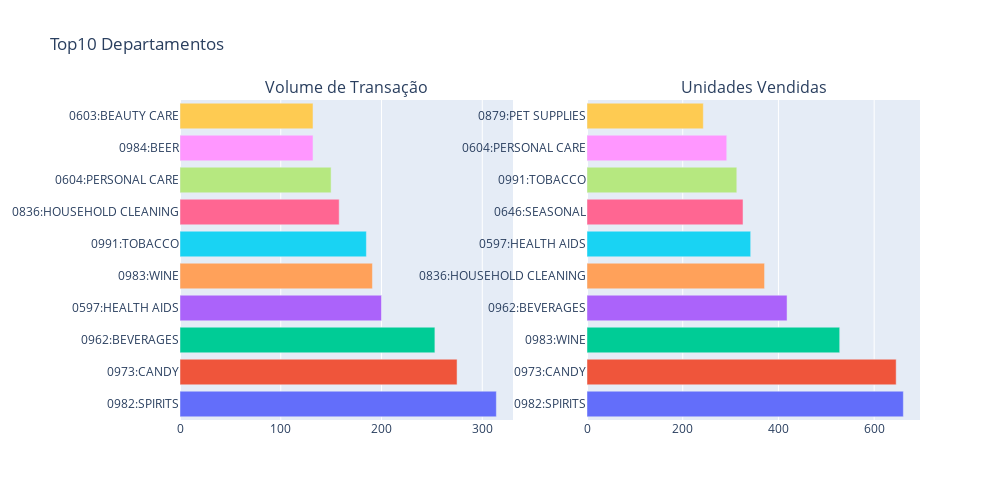

Notebook code for this chart:
### Code cell
# Unificar dois gráficos top 10, apra mostrar lado a lado

# Criar subplots
fig_pergunta_1 = make_subplots(rows=1, cols=2, subplot_titles=('Volume de Transação', 'Unidades Vendidas'))

# Adicionar os gráficos aos subplots
for trace in fig_volume_transacoes_top10['data']:
    fig_pergunta_1.add_trace(trace, row=1, col=1)

for trace in fig_unidades_vendidas_top10['data']:
    fig_pergunta_1.add_trace(trace, row=1, col=2)

# Atualizar layout
fig_pergunta_1.update_layout(height=500, width=1000, title_text='Top10 Departamentos', showlegend=False)

# Mostrar o gráfico
fig_pergunta_1.show()

### Figure 1 — Plotly figure (JSON) as saved in the notebook; plotly's stock layout.template omitted (floating-point values rounded to 4 significant figures)
{"data": [{"hovertemplate": "Departamento=%{y}<br>value=%{x}<extra></extra>", "legendgroup": "0982:SPIRITS", "marker": {"color": "#636efa", "pattern": {"shape": ""}}, "name": "0982:SPIRITS", "orientation": "h", "showlegend": true, "textposition": "auto", "type": "bar", "x": [314], "xaxis": "x", "y": ["0982:SPIRITS"], "yaxis": "y"}, {"hovertemplate": "Departamento=%{y}<br>value=%{x}<extra></extra>", "legendgroup": "0973:CANDY", "marker": {"color": "#EF553B", "pattern": {"shape": ""}}, "name": "0973:CANDY", "orientation": "h", "showlegend": true, "textposition": "auto", "type": "bar", "x": [275], "xaxis": "x", "y": ["0973:CANDY"], "yaxis": "y"}, {"hovertemplate": "Departamento=%{y}<br>value=%{x}<extra></extra>", "legendgroup": "0962:BEVERAGES", "marker": {"color": "#00cc96", "pattern": {"shape": ""}}, "name": "0962:BEVERAGES", "orientation": "h", "showlegend": true, "textposition": "auto", "type": "bar", "x": [253], "xaxis": "x", "y": ["0962:BEVERAGES"], "yaxis": "y"}, {"hovertemplate": "Departamento=%{y}<br>value=%{x}<extra></extra>", "legendgroup": "0597:HEALTH AIDS", "marker": {"color": "#ab63fa", "pattern": {"shape": ""}}, "name": "0597:HEALTH AIDS", "orientation": "h", "showlegend": true, "textposition": "auto", "type": "bar", "x": [200], "xaxis": "x", "y": ["0597:HEALTH AIDS"], "yaxis": "y"}, {"hovertemplate": "Departamento=%{y}<br>value=%{x}<extra></extra>", "legendgroup": "0983:WINE", "marker": {"color": "#FFA15A", "pattern": {"shape": ""}}, "name": "0983:WINE", "orientation": "h", "showlegend": true, "textposition": "auto", "type": "bar", "x": [191], "xaxis": "x", "y": ["0983:WINE"], "yaxis": "y"}, {"hovertemplate": "Departamento=%{y}<br>value=%{x}<extra></extra>", "legendgroup": "0991:TOBACCO", "marker": {"color": "#19d3f3", "pattern": {"shape": ""}}, "name": "0991:TOBACCO", "orientation": "h", "showlegend": true, "textposition": "auto", "type": "bar", "x": [185], "xaxis": "x", "y": ["0991:TOBACCO"], "yaxis": "y"}, {"hovertemplate": "Departamento=%{y}<br>value=%{x}<extra></extra>", "legendgroup": "0836:HOUSEHOLD CLEANING", "marker": {"color": "#FF6692", "pattern": {"shape": ""}}, "name": "0836:HOUSEHOLD CLEANING", "orientation": "h", "showlegend": true, "textposition": "auto", "type": "bar", "x": [158], "xaxis": "x", "y": ["0836:HOUSEHOLD CLEANING"], "yaxis": "y"}, {"hovertemplate": "Departamento=%{y}<br>value=%{x}<extra></extra>", "legendgroup": "0604:PERSONAL CARE", "marker": {"color": "#B6E880", "pattern": {"shape": ""}}, "name": "0604:PERSONAL CARE", "orientation": "h", "showlegend": true, "textposition": "auto", "type": "bar", "x": [150], "xaxis": "x", "y": ["0604:PERSONAL CARE"], "yaxis": "y"}, {"hovertemplate": "Departamento=%{y}<br>value=%{x}<extra></extra>", "legendgroup": "0984:BEER", "marker": {"color": "#FF97FF", "pattern": {"shape": ""}}, "name": "0984:BEER", "orientation": "h", "showlegend": true, "textposition": "auto", "type": "bar", "x": [132], "xaxis": "x", "y": ["0984:BEER"], "yaxis": "y"}, {"hovertemplate": "Departamento=%{y}<br>value=%{x}<extra></extra>", "legendgroup": "0603:BEAUTY CARE", "marker": {"color": "#FECB52", "pattern": {"shape": ""}}, "name": "0603:BEAUTY CARE", "orientation": "h", "showlegend": true, "textposition": "auto", "type": "bar", "x": [132], "xaxis": "x", "y": ["0603:BEAUTY CARE"], "yaxis": "y"}, {"hovertemplate": "Departamento=%{y}<br>value=%{x}<extra></extra>", "legendgroup": "0982:SPIRITS", "marker": {"color": "#636efa", "pattern": {"shape": ""}}, "name": "0982:SPIRITS", "orientation": "h", "showlegend": true, "textposition": "auto", "type": "bar", "x": [661], "xaxis": "x2", "y": ["0982:SPIRITS"], "yaxis": "y2"}, {"hovertemplate": "Departamento=%{y}<br>value=%{x}<extra></extra>", "legendgroup": "0973:CANDY", "marker": {"color": "#EF553B", "pattern": {"shape": ""}}, "name": "0973:CANDY", "orientation": "h", "showlegend": true, "textposition": "auto", "type": "bar", "x": [646], "xaxis": "x2", "y": ["0973:CANDY"], "yaxis": "y2"}, {"hovertemplate": "Departamento=%{y}<br>value=%{x}<extra></extra>", "legendgroup": "0983:WINE", "marker": {"color": "#00cc96", "pattern": {"shape": ""}}, "name": "0983:WINE", "orientation": "h", "showlegend": true, "textposition": "auto", "type": "bar", "x": [528], "xaxis": "x2", "y": ["0983:WINE"], "yaxis": "y2"}, {"hovertemplate": "Departamento=%{y}<br>value=%{x}<extra></extra>", "legendgroup": "0962:BEVERAGES", "marker": {"color": "#ab63fa", "pattern": {"shape": ""}}, "name": "0962:BEVERAGES", "orientation": "h", "showlegend": true, "textposition": "auto", "type": "bar", "x": [418], "xaxis": "x2", "y": ["0962:BEVERAGES"], "yaxis": "y2"}, {"hovertemplate": "Departamento=%{y}<br>value=%{x}<extra></extra>", "legendgroup": "0836:HOUSEHOLD CLEANING", "marker": {"color": "#FFA15A", "pattern": {"shape": ""}}, "name": "0836:HOUSEHOLD CLEANING", "orientation": "h", "showlegend": true, "textposition": "auto", "type": "bar", "x": [371], "xaxis": "x2", "y": ["0836:HOUSEHOLD CLEANING"], "yaxis": "y2"}, {"hovertemplate": "Departamento=%{y}<br>value=%{x}<extra></extra>", "legendgroup": "0597:HEALTH AIDS", "marker": {"color": "#19d3f3", "pattern": {"shape": ""}}, "name": "0597:HEALTH AIDS", "orientation": "h", "showlegend": true, "textposition": "auto", "type": "bar", "x": [342], "xaxis": "x2", "y": ["0597:HEALTH AIDS"], "yaxis": "y2"}, {"hovertemplate": "Departamento=%{y}<br>value=%{x}<extra></extra>", "legendgroup": "0646:SEASONAL", "marker": {"color": "#FF6692", "pattern": {"shape": ""}}, "name": "0646:SEASONAL", "orientation": "h", "showlegend": true, "textposition": "auto", "type": "bar", "x": [326], "xaxis": "x2", "y": ["0646:SEASONAL"], "yaxis": "y2"}, {"hovertemplate": "Departamento=%{y}<br>value=%{x}<extra></extra>", "legendgroup": "0991:TOBACCO", "marker": {"color": "#B6E880", "pattern": {"shape": ""}}, "name": "0991:TOBACCO", "orientation": "h", "showlegend": true, "textposition": "auto", "type": "bar", "x": [313], "xaxis": "x2", "y": ["0991:TOBACCO"], "yaxis": "y2"}, {"hovertemplate": "Departamento=%{y}<br>value=%{x}<extra></extra>", "legendgroup": "0604:PERSONAL CARE", "marker": {"color": "#FF97FF", "pattern": {"shape": ""}}, "name": "0604:PERSONAL CARE", "orientation": "h", "showlegend": true, "textposition": "auto", "type": "bar", "x": [292], "xaxis": "x2", "y": ["0604:PERSONAL CARE"], "yaxis": "y2"}, {"hovertemplate": "Departamento=%{y}<br>value=%{x}<extra></extra>", "legendgroup": "0879:PET SUPPLIES", "marker": {"color": "#FECB52", "pattern": {"shape": ""}}, "name": "0879:PET SUPPLIES", "orientation": "h", "showlegend": true, "textposition": "auto", "type": "bar", "x": [243], "xaxis": "x2", "y": ["0879:PET SUPPLIES"], "yaxis": "y2"}], "layout": {"annotations": [{"font": {"size": 16}, "showarrow": false, "text": "Volume de Transação", "x": 0.225, "xanchor": "center", "xref": "paper", "y": 1, "yanchor": "bottom", "yref": "paper"}, {"font": {"size": 16}, "showarrow": false, "text": "Unidades Vendidas", "x": 0.775, "xanchor": "center", "xref": "paper", "y": 1, "yanchor": "bottom", "yref": "paper"}], "height": 500, "showlegend": false, "title": {"text": "Top10 Departamentos"}, "width": 1000, "xaxis": {"anchor": "y", "domain": [0, 0.45]}, "xaxis2": {"anchor": "y2", "domain": [0.55, 1]}, "yaxis": {"anchor": "x", "domain": [0, 1]}, "yaxis2": {"anchor": "x2", "domain": [0, 1]}}}
